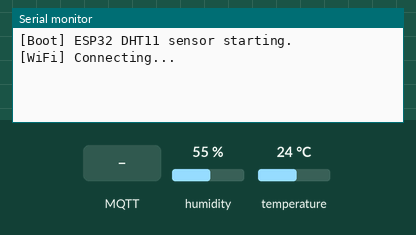
The program below on a simulated ESP32. On the bench: the last lines printed to the serial monitor. The inputs (shaded band) are chosen by the test bench; at power-on: humidity 55 %, temperature 24 °C. WiFi joins after 1.5 s; servers stay silent unless stated; no MQTT or app messages arrive unless stated.

Above: at 1.7 s.
1.8 s: MQTT message "1" arrives on the first subscribed topic
6.5 s: humidity set to 22 %
At 7.1 s:
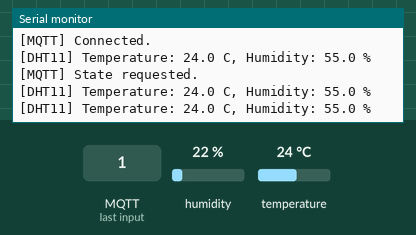
8.0 s: temperature set to 12 °C
9.5 s: humidity set to 40 %
At 11.1 s:
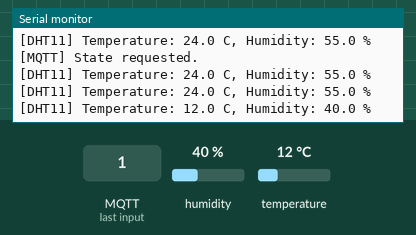

The program:

main.cpp
```cpp
#include <Arduino.h>
#include <DHT.h>
#include <PubSubClient.h>
#include <WiFi.h>

#include "config.h"

namespace {

constexpr char STATE_TOPIC[] = "smarthome/sensors/room-1/state";
constexpr char STATUS_TOPIC[] = "smarthome/esp32-sensor/status";
constexpr char REQUEST_TOPIC[] = "smarthome/sensors/room-1/get-state";
constexpr unsigned long WIFI_RETRY_INTERVAL_MS = 10000UL;
constexpr unsigned long MQTT_RETRY_INTERVAL_MS = 5000UL;

DHT dht(DHT_DATA_PIN, DHT11);
WiFiClient wifiClient;
PubSubClient mqttClient(wifiClient);

unsigned long lastWifiAttempt = 0;
unsigned long lastMqttAttempt = 0;
unsigned long lastSampleAt = 0;

bool publishReading() {
  const float humidity = dht.readHumidity();
  const float temperature = dht.readTemperature();

  if (isnan(temperature) || isnan(humidity)) {
    Serial.printf("[DHT11] Read failed on GPIO %d. Check VCC=3V3, DATA=D4/GPIO4 and GND.\n",
                  DHT_DATA_PIN);
    return false;
  }

  char payload[256];
  snprintf(payload, sizeof(payload),
           "{\"device_id\":\"%s\",\"sensor_id\":\"%s\",\"name\":\"%s\","
           "\"temperature\":%.1f,\"humidity\":%.1f,\"temperature_unit\":\"C\"}",
           SENSOR_DEVICE_ID, SENSOR_ID, SENSOR_NAME, temperature, humidity);

  if (!mqttClient.publish(STATE_TOPIC, payload, true)) {
    Serial.println("[MQTT] Failed to publish retained sensor state.");
    return false;
  }

  Serial.printf("[DHT11] Temperature: %.1f C, Humidity: %.1f %%\n", temperature,
                humidity);
  return true;
}

void onMqttMessage(char *topic, byte *, unsigned int) {
  if (strcmp(topic, REQUEST_TOPIC) == 0) {
    Serial.println("[MQTT] State requested.");
    publishReading();
  }
}

void connectWifi() {
  if (WiFi.status() == WL_CONNECTED) {
    return;
  }

  Serial.println("[WiFi] Connecting...");
  WiFi.mode(WIFI_STA);
  WiFi.setAutoReconnect(true);
  WiFi.persistent(false);
  WiFi.begin(WIFI_SSID, WIFI_PASSWORD);
}

void connectMqtt() {
  if (WiFi.status() != WL_CONNECTED || mqttClient.connected()) {
    return;
  }

  char clientId[64];
  snprintf(clientId, sizeof(clientId), "%s-%04X", SENSOR_DEVICE_ID,
           static_cast<uint16_t>(ESP.getEfuseMac() & 0xFFFF));

  const char offlinePayload[] =
      "{\"device_id\":\"esp32-sensor\",\"online\":false}";
  bool connected = false;
  if (strlen(MQTT_USERNAME) > 0) {
    connected = mqttClient.connect(clientId, MQTT_USERNAME, MQTT_PASSWORD,
                                   STATUS_TOPIC, 1, true, offlinePayload);
  } else {
    connected = mqttClient.connect(clientId, STATUS_TOPIC, 1, true,
                                   offlinePayload);
  }

  if (!connected) {
    Serial.printf("[MQTT] Connection failed, state=%d.\n", mqttClient.state());
    return;
  }

  Serial.println("[MQTT] Connected.");
  mqttClient.publish(
      STATUS_TOPIC,
      "{\"device_id\":\"esp32-sensor\",\"online\":true}", true);
  mqttClient.subscribe(REQUEST_TOPIC, 1);
  publishReading();
}

}  // namespace

void setup() {
  Serial.begin(115200);
  delay(500);
  Serial.println("\n[Boot] ESP32 DHT11 sensor starting.");

  dht.begin();
  mqttClient.setServer(MQTT_HOST, MQTT_PORT);
  mqttClient.setCallback(onMqttMessage);
  mqttClient.setBufferSize(512);
  mqttClient.setKeepAlive(30);

  connectWifi();
}

void loop() {
  const unsigned long now = millis();

  if (WiFi.status() != WL_CONNECTED) {
    if (now - lastWifiAttempt >= WIFI_RETRY_INTERVAL_MS) {
      lastWifiAttempt = now;
      connectWifi();
    }
    delay(10);
    return;
  }

  static bool wifiReported = false;
  if (!wifiReported) {
    Serial.printf("[WiFi] Connected. IP: %s\n",
                  WiFi.localIP().toString().c_str());
    wifiReported = true;
  }

  if (!mqttClient.connected()) {
    if (now - lastMqttAttempt >= MQTT_RETRY_INTERVAL_MS) {
      lastMqttAttempt = now;
      connectMqtt();
    }
    delay(10);
    return;
  }

  mqttClient.loop();
  if (now - lastSampleAt >= SENSOR_SAMPLE_INTERVAL_MS) {
    lastSampleAt = now;
    publishReading();
  }
  delay(10);
}
```

config.example.h
```cpp
#pragma once

// Copy this file to config.h and fill in the local network values.
// Never commit include/config.h.
#define WIFI_SSID "YOUR_WIFI_NAME"
#define WIFI_PASSWORD "YOUR_WIFI_PASSWORD"

// Use the MacBook's LAN IPv4 address. localhost and 127.0.0.1 point back to
// the ESP32 itself and cannot reach Mosquitto on the MacBook.
#define MQTT_HOST "192.168.1.10"
#define MQTT_PORT 1883
#define MQTT_USERNAME ""
#define MQTT_PASSWORD ""

#define SENSOR_DEVICE_ID "esp32-sensor"
#define SENSOR_ID "room-1"
#define SENSOR_NAME "Phòng 1"
#define DHT_DATA_PIN 4
#define SENSOR_SAMPLE_INTERVAL_MS 5000UL
```

Measured:
- after the input at 9.5 s, the serial monitor: prints a new line after 0.62 s (image 2)
